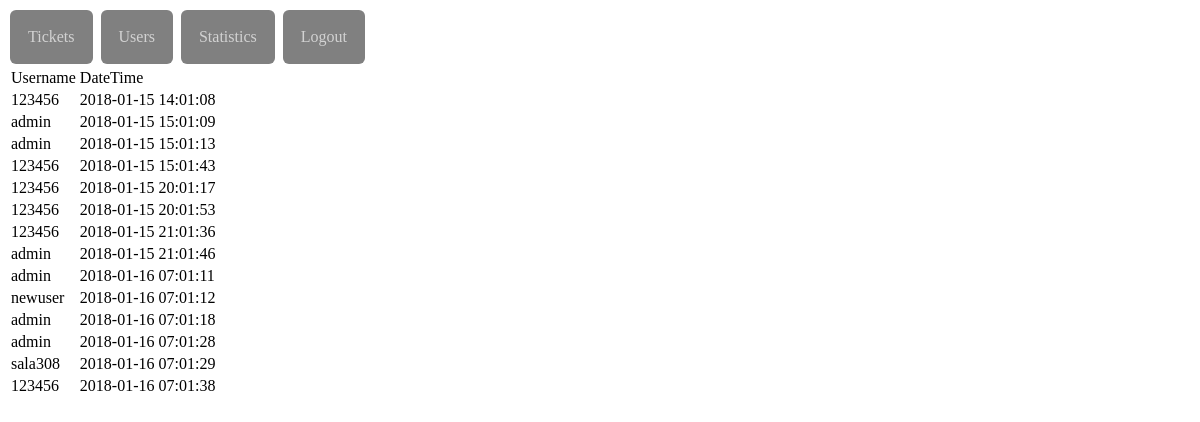
The app's page /adminStatistics.php with its own data.
### tables this page shows
CREATE TABLE `statistics` (
  `id` int(11) NOT NULL,
  `username` varchar(50) NOT NULL DEFAULT 'guest',
  `datet` datetime DEFAULT NULL
);

### adminStatistics.php (the view, shortened to what this page needs)
<?php
include "headerAdmin.php";
 require "connect.php";
  $sql = "SELECT * FROM statistics ORDER BY datet";
$result = $conn->query($sql);
echo "<table>
	<tr>
		<td>Username</td>
		<td>DateTime</td>
	</tr>";
if ($result->num_rows > 0) {
    while($row = $result->fetch_assoc()) {
       echo "<tr><td>".$row['username']."</td><td>".$row['datet']."</td></tr>";
    }
}
echo "</table>";
?>

### headerAdmin.php (shortened to what this page needs)
<!DOCTYPE html>
<html>
<head>
	<link rel="stylesheet" type="text/css" href="style.css">
</head>
<body>
<a href="adminTickets.php" >Tickets</a>
<a href="adminUsers.php"> Users</a>
<a href="adminStatistics.php"> Statistics</a>
<a href="logout.php" >Logout</a>

### style.css (style rules this page uses)
a { text-decoration:none; display:inline-block; padding:18px; margin:2px; background-color: grey; color: rgb(210,210,210); border-radius: 6px; }

### records on screen
statistics: username "123456", datet "2018-01-15 14:01:08"
statistics: username "admin", datet "2018-01-15 15:01:09"
statistics: username "admin", datet "2018-01-15 15:01:13"
statistics: username "123456", datet "2018-01-15 15:01:43"
statistics: username "123456", datet "2018-01-15 20:01:17"
statistics: username "123456", datet "2018-01-15 20:01:53"
statistics: username "123456", datet "2018-01-15 21:01:36"
statistics: username "admin", datet "2018-01-15 21:01:46"
statistics: username "admin", datet "2018-01-16 07:01:11"
statistics: username "newuser", datet "2018-01-16 07:01:12"
statistics: username "admin", datet "2018-01-16 07:01:18"
statistics: username "admin", datet "2018-01-16 07:01:28"
statistics: username "sala308", datet "2018-01-16 07:01:29"
statistics: username "123456", datet "2018-01-16 07:01:38"
